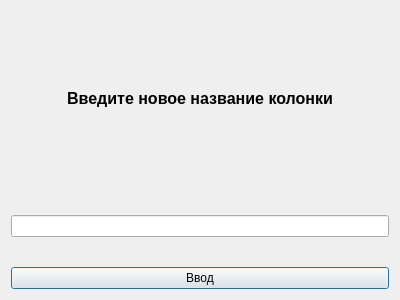
<?xml version="1.0" encoding="UTF-8"?>
<ui version="4.0">
 <class>ColumnRenamer</class>
 <widget class="QDialog" name="ColumnRenamer">
  <property name="geometry">
   <rect>
    <x>0</x>
    <y>0</y>
    <width>400</width>
    <height>300</height>
   </rect>
  </property>
  <property name="windowTitle">
   <string>Dialog</string>
  </property>
  <layout class="QVBoxLayout" name="verticalLayout">
   <property name="spacing">
    <number>30</number>
   </property>
   <item>
    <widget class="QLabel" name="label">
     <property name="font">
      <font>
       <pointsize>12</pointsize>
       <weight>75</weight>
       <bold>true</bold>
      </font>
     </property>
     <property name="text">
      <string>Введите новое название колонки</string>
     </property>
     <property name="alignment">
      <set>Qt::AlignCenter</set>
     </property>
    </widget>
   </item>
   <item>
    <widget class="QLineEdit" name="lineEdit"/>
   </item>
   <item>
    <widget class="QPushButton" name="pushButton">
     <property name="text">
      <string>Ввод</string>
     </property>
    </widget>
   </item>
  </layout>
 </widget>
 <resources/>
 <connections/>
</ui>
